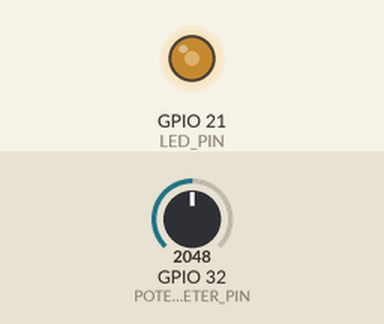
This program was run on a simulated ESP32. Parts: output pins drawn as LEDs (lit = HIGH). The inputs (shaded band) are chosen by the test bench; at power-on: GPIO 32 (POTENTIOMETER_PIN) = 2048.

Above: at 1.2 s.
1.3 s: GPIO 32 (POTENTIOMETER_PIN) set to 2866
At 2.1 s:
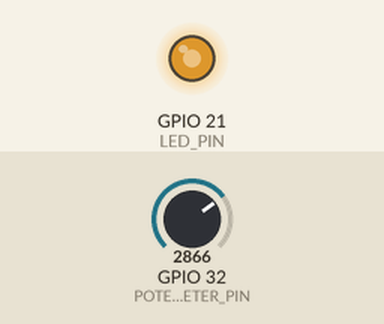
2.8 s: GPIO 32 (POTENTIOMETER_PIN) set to 3603
At 3.2 s:
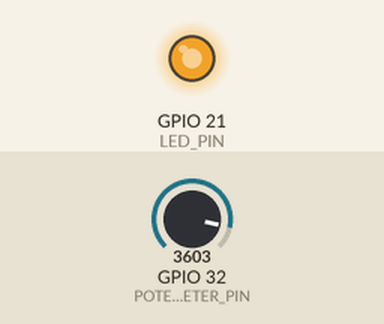
4.3 s: GPIO 32 (POTENTIOMETER_PIN) set to 491
At 5.5 s:
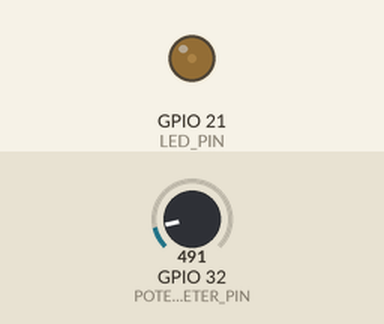
5.8 s: GPIO 32 (POTENTIOMETER_PIN) set to 0
At 6.4 s:
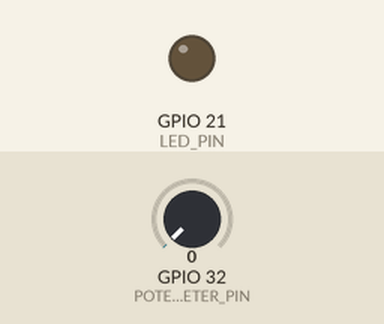
7.3 s: GPIO 32 (POTENTIOMETER_PIN) set to 2047
At 7.6 s:
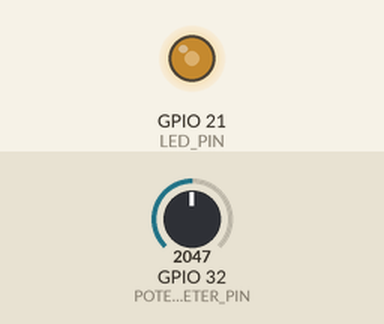
Timing chart, 0 to 9.8 s (numbered marks = the images above; inputs shaded):
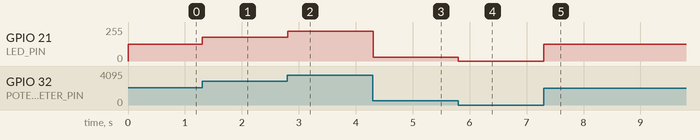

The program:

main.cpp
```cpp
/*ESP32: Connect a potentiometer to an analog pin(32) and
a LED series with a 120Ω to a pwm pin(21). Look at the image.
Control brightness of the LED using the potentiometer. */

#include <Arduino.h>

const int POTENTIOMETER_PIN = 32; // Analog pin connected to the potentiometer
const int LED_PIN = 21;           // PWM pin connected to the LED

void setup()
{
  pinMode(LED_PIN, OUTPUT); // Set LED pin as OUTPUT
}

void loop()
{
  // Read the analog value from the potentiometer
  int potValue = analogRead(POTENTIOMETER_PIN);

  // Map the analog value to the PWM range (0-255)
  int brightness = map(potValue, 0, 4095, 0, 255);

  // Apply the mapped PWM value to the LED pin
  analogWrite(LED_PIN, brightness);

  // Add a short delay to avoid rapid changes
  delay(10);
}
```

Measured:
- after the input at 1.3 s, GPIO 21 (LED_PIN): 127/255 → 178/255 at once
- after the input at 2.8 s, GPIO 21 (LED_PIN): 178/255 → 224/255 at once
- after the input at 4.3 s, GPIO 21 (LED_PIN): 224/255 → 30/255 at once
- after the input at 5.8 s, GPIO 21 (LED_PIN): 30/255 → 0/255 at once
- after the input at 7.3 s, GPIO 21 (LED_PIN): 0/255 → 127/255 at once
